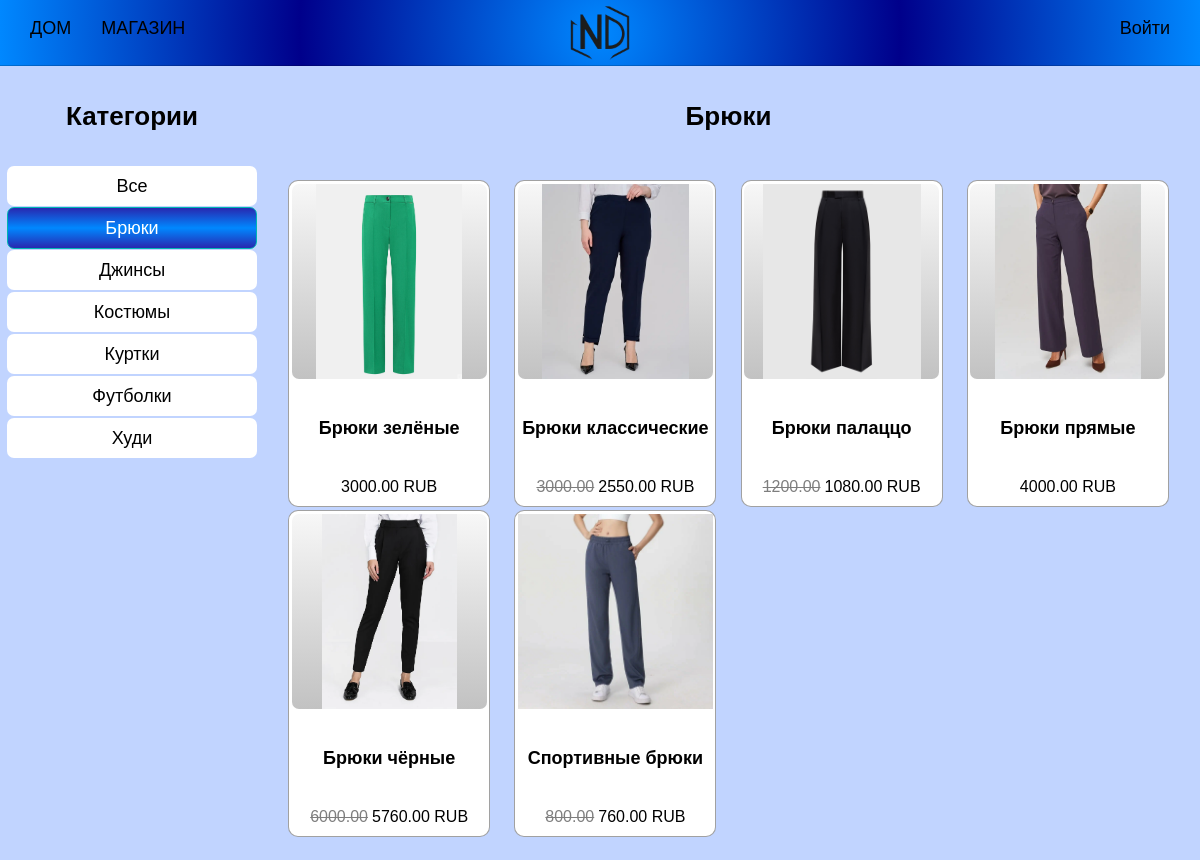
/shop/category/bryuki/, run on the app's committed database.
### main/models.py (models this page shows, shortened)
class Category(models.Model):
    name  = models.CharField(max_length=20, unique=True)
    slug = models.SlugField(max_length=20, unique=True)
    class Meta:
        ordering = ['name']
        indexes = [models.Index(fields=['name'])]
        verbose_name = 'Category'
        verbose_name_plural = 'Categories'
    def get_absolute_url(self):
        return reverse('main:product_list_by_category', args=[self.slug])

class Product(models.Model):
    category = models.ForeignKey(Category, related_name='products',
                                 on_delete=models.PROTECT)
    name = models.CharField(max_length=50)
    slug = models.SlugField(max_length=50)
    image = models.ImageField(upload_to='products/%Y/%m/%d', blank=True)
    description = models.TextField(blank=True)
    gender = models.CharField(max_length=10, choices=GENDER, default='Женский')
    size = models.IntegerField(max_length=10, default=30)
    price = models.DecimalField(max_digits=10, decimal_places=2)
    available = models.BooleanField(default=True)
    created = models.DateTimeField(auto_now_add=True)
    updated = models.DateTimeField(auto_now=True)
    discount = models.DecimalField(default=0.00, max_digits=5,
                                   decimal_places=2)
    class Meta:
        ordering = ['name']
        indexes = [models.Index(fields=['id', 'slug']),
                   models.Index(fields=['name']),
                   models.Index(fields=['-created'])]
    def get_absolute_url(self):
        return reverse('main:product_detail', args=[self.slug])
    def sell_price(self):
        if self.discount:
            return round(self.price-self.price*self.discount/100, 2)
        return self.price

### main/views.py (the view)
# urls.py: path('shop/category/<slug:category_slug>/', views.product_list, name='product_list_by_category'),
def product_list(request, gender=None, category_slug=None):
    page = request.GET.get('page', 1)
    category = None
    categories = Category.objects.all()
    products = Product.objects.filter(available=True)
    if gender:
        products = products.filter(gender=gender)
    if category_slug:
        category = get_object_or_404(Category, slug=category_slug)
        products = products.filter(category=category)
    paginator = Paginator(products, 10)
    current_page = paginator.page(int(page))
    return render(request, 'main/product/list.html',
                  {'category':category,
                   'categories':categories,
                   'products':current_page,
                   'slug_url':category_slug,
                   'gender':gender})

### cart/context_processors.py (called while the page is built)
def cart(request):
    return {'cart': Cart(request)}

### main/templates/main/product/list.html (shortened to what this page needs)
{% extends 'main/base.html' %}
{% load static %}
{% block content %}
    <div class="llist">
        <div class="sidebar">
            <h4>Категории</h4>
            <ul>
                <li>
                    <a href="{% if gender == 'Женский' %}{% url 'main:product_list_women' %}
                    {% elif gender == 'Мужской' %}{% url 'main:product_list_men' %}
                    {% else %}{% url 'main:product_list' %}{% endif %}">
                        <div {% if not category %}class="selected"{% endif %}>
                            {% if gender == 'Женский' %}<h6>Женская одежда</h6>
                            {% elif gender == 'Мужской' %}<h6>Мужская одежда</h6>
                            {% else %}<h6>Все</h6>
                            {% endif %}
                        </div>
                    </a>
                </li>
                {% for c in categories %}
                    <li>
                        <a href="{% if gender == 'Женский' %}{{ c.get_women_url }}
                        {% elif gender == 'Мужской' %}{{ c.get_men_url }}
                        {% else %}{{ c.get_absolute_url }}{% endif %}">
                            <div {% if category.slug == c.slug %}class="selected"{% endif %}><h6>{{ c.name }}</h6></div>
                        </a>
                    </li>
                {% endfor %}
            </ul>
        </div>
        <div class="main">
            <div class="main-title">
                {% if category %}<h4>{{ category.name }}</h4>{% else %}<h4>Вся одежда</h4>{% endif %}
            </div>
            <div class="product-list">
                <div class="items">
                    {% for product in products %}
                        <div class="item">
                            <a href="{{ product.get_absolute_url }}" class="item-card">
                                <div class="div-img">
                                    <img src="{% if product.image %}{{ product.image.url }}{% else %}{% static 'img/no_image.png' %}{% endif %}" alt="" class="card-img">
                                </div>
                                <h5 class="title-card">{{ product.name }}</h5>
                                {% if product.discount %}
                                    <div class="cart_discount">
                                        <p class="line">{{ product.price }}</p>
                                        <p>{{ product.sell_price }} RUB</p>
                                    </div>
                                {% else %}
                                    <p class="price">{{ product.price }} RUB</p>
                                {% endif %}
                            </a>
                        </div>
                    {% endfor %}
                </div>
            </div>
        </div>
    </div>
{% endblock content %}

### main/static/css/base.css (style rules this page uses)
:root { --box-shadow: 0 0 20px rgb(0, 255, 255); --text-shadow: 0 0 10px rgb(0, 255, 255); --gradient-logo: radial-gradient(circle,rgba(0, 136, 255, 1) 0%, rgb(0, 0, 139) 50%, rgba(0, 136, 255, 1) 100%); --gradient-c: linear-gradient(180deg,rgba(40, 40, 176, 1) 0%, rgba(0, 136, 255, 1) 50%, rgba(40, 40, 176, 1) 100%); }
h4 { font-size: 26px; }
h5 { font-size: 18px; font-weight: 600; }
h6 { font-size: 18px; font-weight: 500; }
body { background-color: rgb(193, 212, 255); margin: 0; padding: 0; font-family:'Lucida Sans', 'Lucida Sans Regular', 'Lucida Grande', 'Lucida Sans Unicode', Geneva, Verdana, sans-serif; font-size: 18px; }
ul { list-style: none; padding: 0; }
a { text-decoration: none; color: black; }
.items { display: grid; grid-template-columns: repeat(auto-fill, minmax(205px, 1fr)); grid-auto-rows: 330px; justify-items: center; align-items: center; overflow-y: auto; overflow-x: hidden; padding: 12px; box-sizing: border-box; max-height: calc(100vh - 176px); scrollbar-width: thin; }
.item { width: 200px; height: 325px; border: 1px solid rgba(0, 0, 0, 0.37); border-radius: 10px; transition: all 0.2s linear; background-color: white; }
.item-card { display: flex; flex-direction: column; justify-content: space-between ; align-items: center; width: 200px; height: 325px; border-radius: 10px; }
.div-img { position: relative; display: flex; justify-content: center; align-items: center; width: 195px; height: 195px; margin-top: 3px; border-radius: 7px; background-image: linear-gradient(180deg, rgba(247, 247, 247, 1) 0%, rgb(194, 194, 194) 100%); z-index: 0; }
.card-img { position: absolute; width: auto; height: 195px; }
.title-card { margin: 35px 0 0 0; max-width: 195px; }
.price { font-size: 16px; padding: 0; margin: 0; margin: 35px 0 10px 0; max-width: 195px; }
.cart_discount { display: flex; gap: 4px; margin: 35px 0 10px 0; max-width: 195px; }
.cart_discount p { font-size: 16px; padding: 0; margin: 0; }
.line { opacity: 0.5; text-decoration: line-through; }
.llist { display: flex; box-sizing: border-box; max-width: 1600px; margin: 0 7px; gap: 7px; overflow: hidden; }
.main { display: flex; text-align: center; flex-direction: column; width: 100%; }
.sidebar { width: 250px; display: flex; text-align: center; align-items: center; flex-direction: column; }
.sidebar ul { display: flex; flex-direction: column; justify-content: center; align-items: center; width: 250px; margin: 0 auto; row-gap: 2px; }
.sidebar ul li { background-color: #fff; height: 40px; width: 250px; border-radius: 7px; z-index: 0; }
.sidebar ul li a { display: flex; justify-content: center; align-items: center; height: 40px; width: 250px; border-radius: 7px; }
.sidebar ul li a h6 { margin: 0; padding: 0; }
.selected { color: white; display: flex; height: 40px; width: 250px; justify-content: center; align-items: center; border: 1px solid rgb(0, 180, 180); background-image: var(--gradient-c); border-radius: 7px; }

### data on the page
Category: name "Брюки"
Category: name "Джинсы"
Category: name "Костюмы"
Category: name "Куртки"
Category: name "Футболки"
Category: name "Худи"
Product: image (picture), name "Брюки зелёные", price "3000.00"
Product: image (picture), name "Брюки классические", price "3000.00", sell_price "2550.00"
Product: image (picture), name "Брюки палаццо", price "1200.00", sell_price "1080.00"
Product: image (picture), name "Брюки прямые", price "4000.00"
Product: image (picture), name "Брюки чёрные", price "6000.00", sell_price "5760.00"
Product: image (picture), name "Спортивные брюки", price "800.00", sell_price "760.00"
